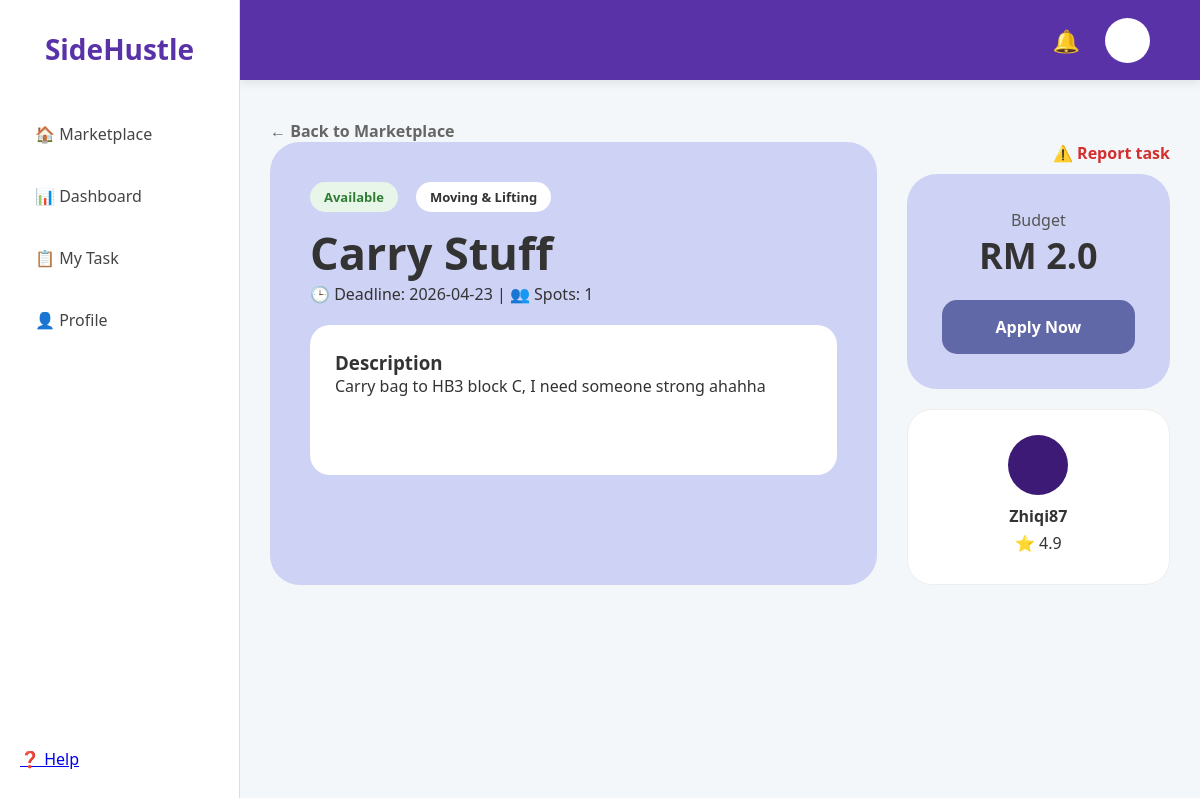
Before: /task/1 with the older database file.
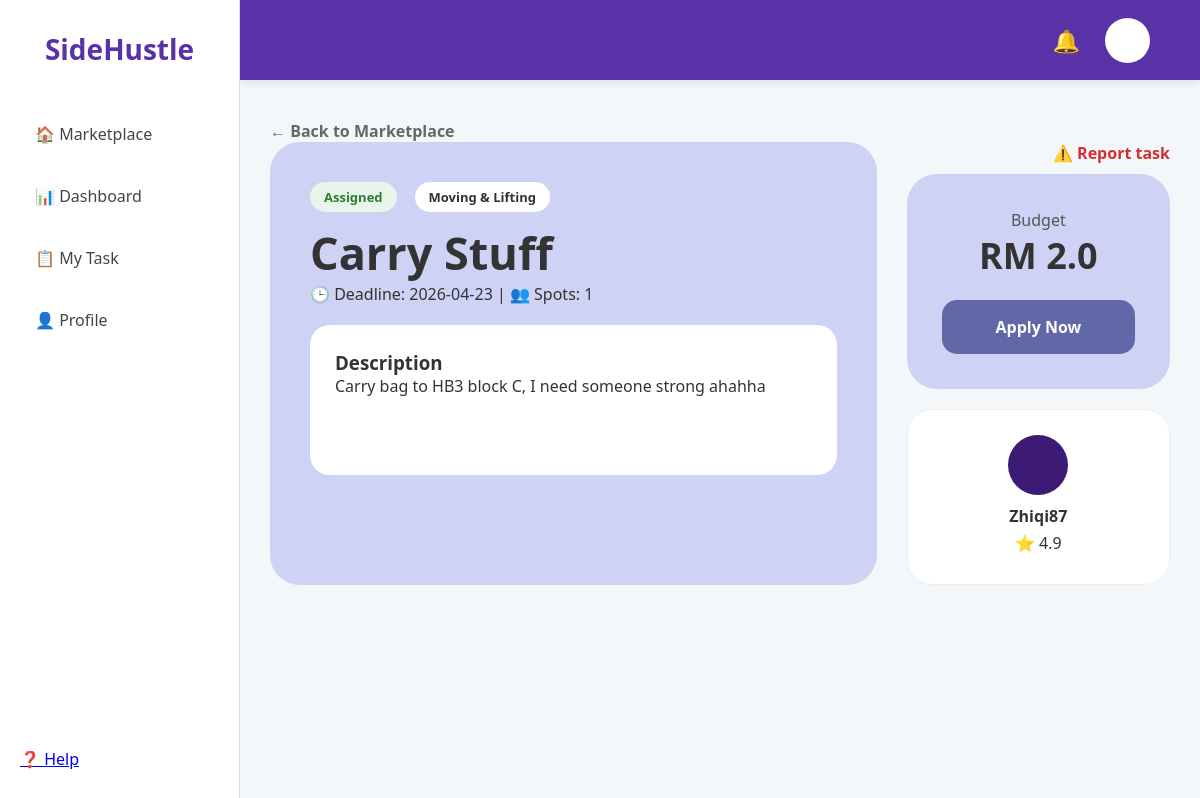
After: the same page with the newer database file.
### app.py (models this page shows, shortened)
class Task(db.Model):
    id = db.Column(db.Integer, primary_key=True)
    title = db.Column(db.String(100), nullable=False)
    price = db.Column(db.Float, nullable=False)
    description = db.Column(db.Text, nullable=False)
    category = db.Column(db.String(50), nullable=False)
    status = db.Column(db.String(20), default='Available')
    user = db.Column(db.String(50), default='Ali')
    rating = db.Column(db.Float, default=4.9)
    urgent = db.Column(db.Boolean, default=False)
    deadline = db.Column(db.String(50))
    capacity = db.Column(db.Integer, default=1)
    tasker = db.Column(db.String(50)) # Stores the username of the person hired
    progress = db.Column(db.Integer, default=0) # Stores 0, 25, 50, 75, or 100

### app.py (the view)
@app.route('/task/<int:task_id>')
def task_detail(task_id):
    task = Task.query.get_or_404(task_id)
    return render_template('task_detail.html', task=task)

### templates/task_detail.html (shortened to what this page needs)
<!DOCTYPE html>
<html>
<head>
    <link rel="stylesheet" href="{{ url_for('static', filename='style.css') }}">
</head>
<body>
    <div class="main-layout">
        <div class="sidebar">
            <div class="sidebar-top">
                <h2>SideHustle</h2>
                <div class="sidebar-menu">
                    <a href="/">🏠 Marketplace</a>
                    <a href="#">📊 Dashboard</a>
                    <a href="#">📋 My Task</a>
                    <a href="#">👤 Profile</a>
                </div>
            </div>
            <div class="sidebar-bottom">
                <a href="#" class="menu-item">❓ Help</a>
            </div>
        </div>
        <div class="top-nav">
            <div class="nav-icons">
                <span>🔔</span>
                <div class="profile-circle"></div>
            </div>
        </div>
        <div class="content">
            <a href="{{ url_for('marketplace') }}" class="back-link">← Back to Marketplace</a>
            <div style="display: flex; gap: 30px;">
                <div style="flex: 2; background: #ced2f4; padding: 40px; border-radius: 30px;">
                    <div style="display: flex; gap: 10px; margin-bottom: 10px;">
                        <span class="tag available-tag">{{ task.status }}</span>
                        <span class="tag" style="background: white;">{{ task.category }}</span>
                    </div>
                    <h1 style="font-size: 45px; margin: 0;">{{ task.title }}</h1>
                    <p>🕒 Deadline: {{ task.deadline }} | 👥 Spots: {{ task.capacity }}</p>
                    <div style="background: white; padding: 25px; border-radius: 20px; margin-top: 20px; min-height: 150px;">
                        <h3>Description</h3>
                        <p>{{ task.description }}</p>
                    </div>
                </div>
                <div style="flex: 1;">
                    <p style="text-align: right; color: #d32f2f; font-weight: bold; cursor: pointer; margin-bottom: 10px;">⚠️ Report task</p>
                    <div class="side-card">
                        <p style="margin: 0; color: #555;">Budget</p>
                        <h2 style="font-size: 36px;">RM {{ task.price }}</h2>
                        <a href="{{ url_for('apply', task_id=task.id) }}" class="btn-primary" style="background: #6168a8;">Apply Now</a>
                    </div>
                    <div style="text-align: center; margin-top: 20px; background: white; padding: 25px; border-radius: 25px; border: 1px solid #eee;">
                        <div style="width: 60px; height: 60px; background: #3c1a75; border-radius: 50%; margin: 0 auto 10px;"></div>
                        <p style="margin: 0;"><strong>{{ task.user }}</strong></p>
                        <p style="margin: 5px 0;">⭐ {{ task.rating }}</p>
                    </div>
                </div>
                </div>
            </div>
        </div>
</body>
</html>

Changed rows visible on the page:
changed Task "Carry Stuff": status "Available" → "Assigned"
